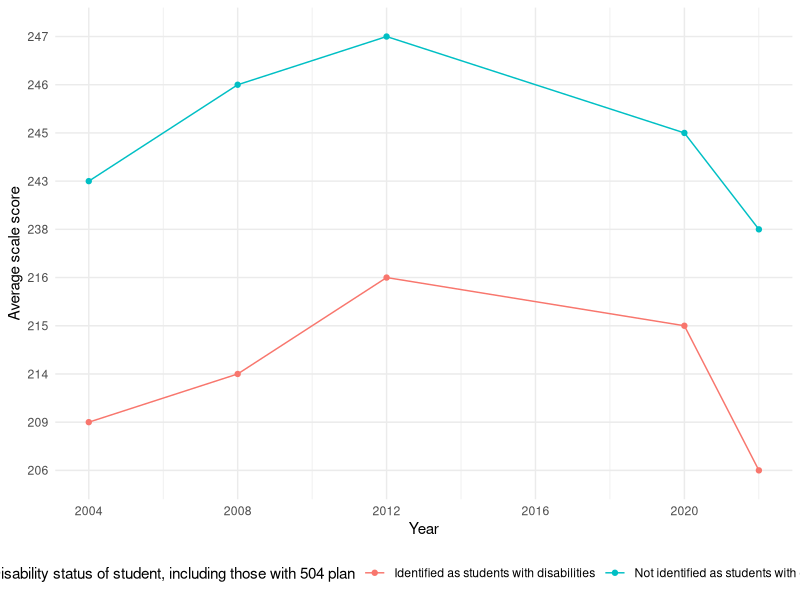
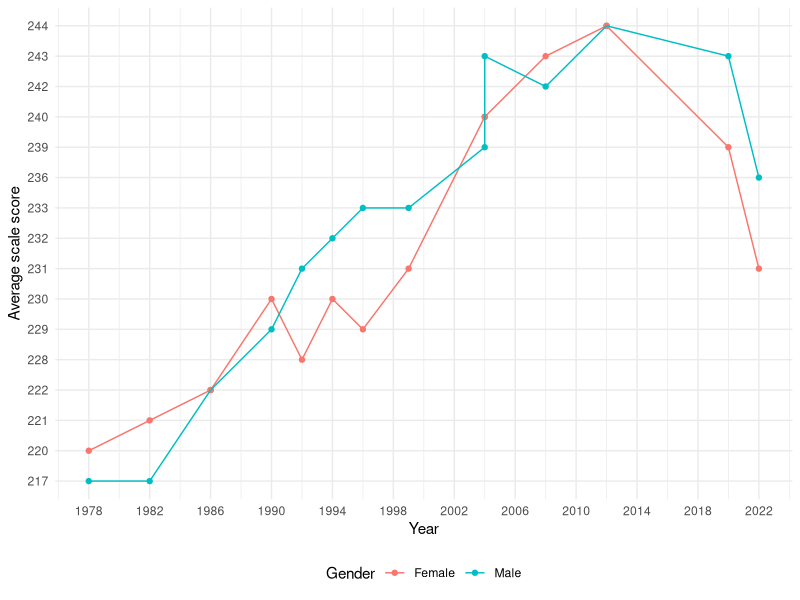
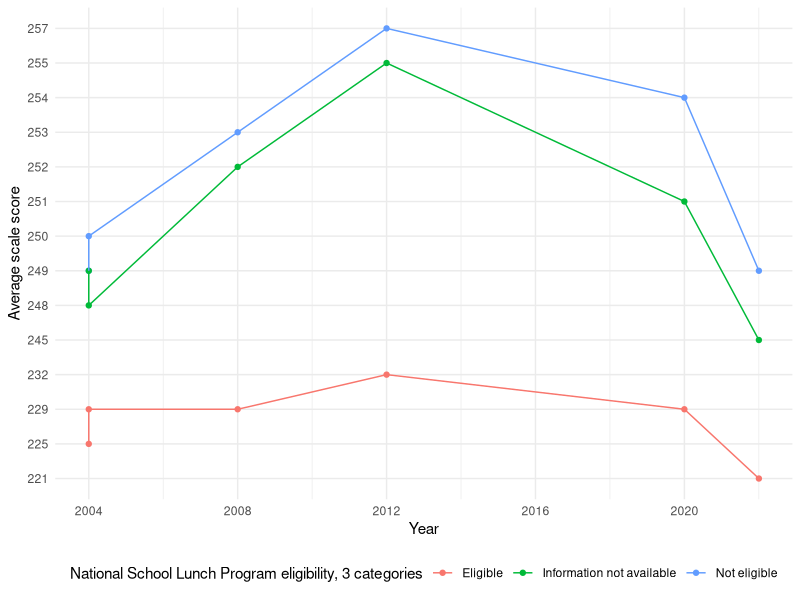
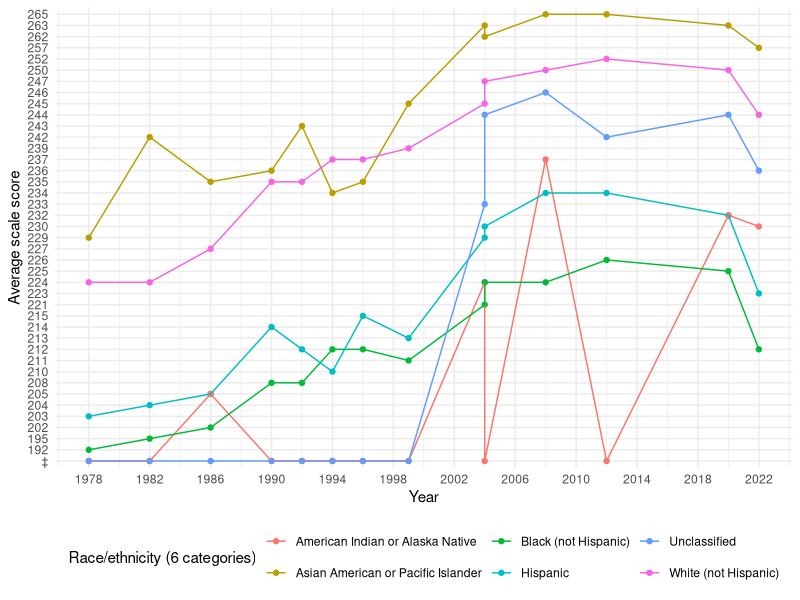
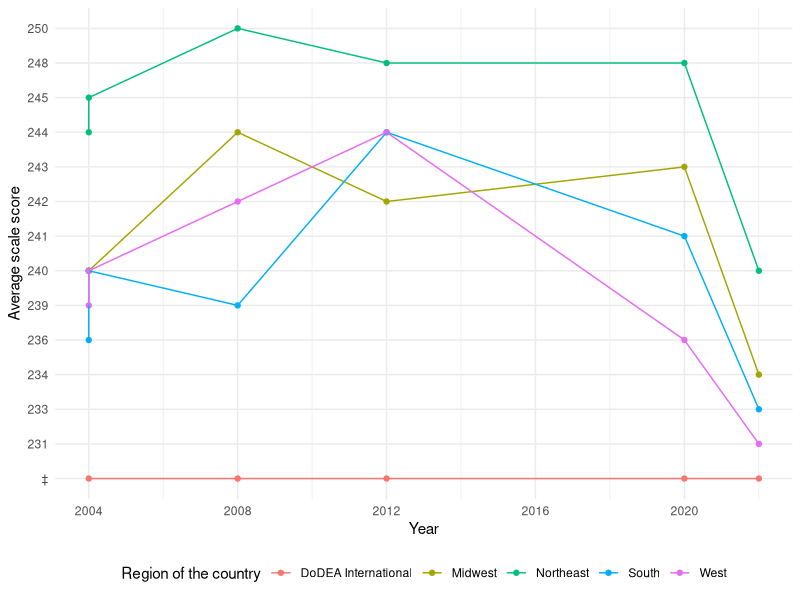
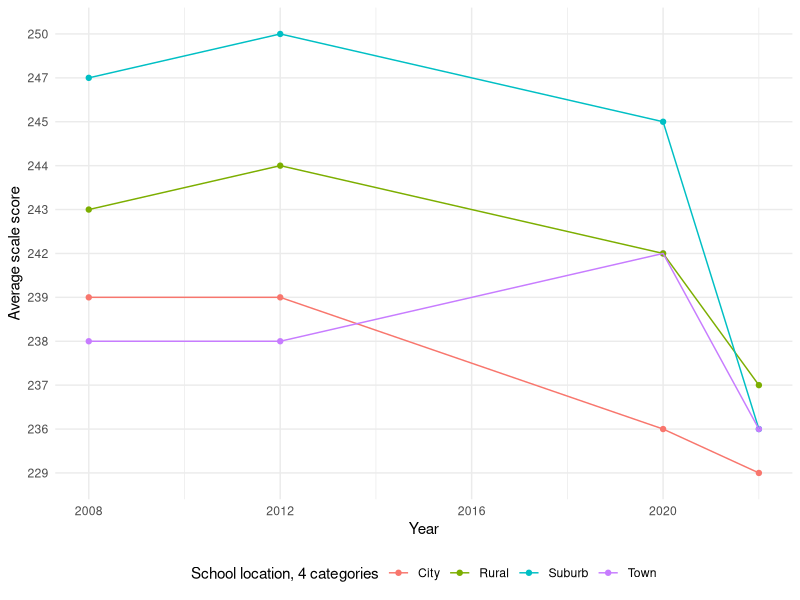
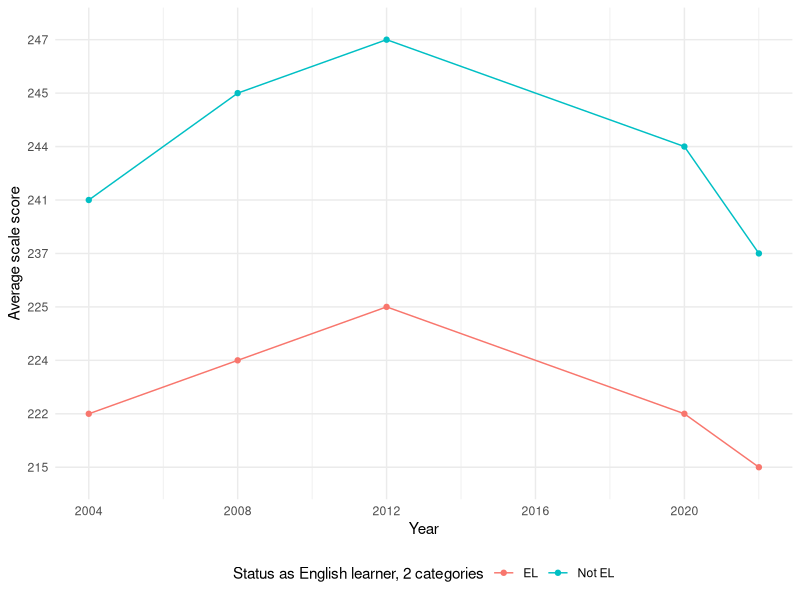

Reproduce these figures in R, in order. (Note: this script raises an error after producing the figures.)
## ---- chunk 1
#| echo: false

library(tidyverse)
library(lubridate)
## ---- chunk 2
disability <- read_csv("data/mathematics/Mathematics, Age 9, Disability sta.csv", show_col_types = FALSE)
colnames(disability) <- disability[8, 1:4]
disability <- disability[9:18, 1:4] |>
  mutate(Year = ymd(Year, truncated = 2L))

ggplot(disability, aes(x = Year, y = `Average scale score`, colour = `Disability status of student, including those with 504 plan`)) +
  geom_point() +
  geom_line(aes(group = `Disability status of student, including those with 504 plan`)) +
  scale_x_date(breaks = as.Date(paste0(seq(2004, 2024, 4), "-01-01")), date_labels = "%Y") +
  theme_minimal() + 
  theme(legend.position = "bottom")
## ---- chunk 3
gender <- read_csv("data/mathematics/Mathematics, Age 9, Gender.csv", show_col_types = FALSE)
colnames(gender) <- gender[8, 1:4]
gender <- gender[9:36, 1:4] |>
  mutate(Year = ymd(Year, truncated = 2L))

ggplot(gender, aes(x = Year, y = `Average scale score`, colour = Gender)) +
  geom_point() +
  geom_line(aes(group = Gender)) +
  scale_x_date(breaks = as.Date(paste0(seq(1978, 2024, 4), "-01-01")), date_labels = "%Y") +
  theme_minimal() + 
  theme(legend.position = "bottom")
## ---- chunk 4
national_school <- read_csv("data/mathematics/Mathematics, Age 9, National School.csv", show_col_types = FALSE)
colnames(national_school) <- national_school[8, 1:4]
national_school <- national_school[9:26, 1:4] |>
  mutate(Year = ymd(Year, truncated = 2L))

ggplot(national_school, aes(x = Year, y = `Average scale score`, colour = `National School Lunch Program eligibility, 3 categories`)) +
  geom_point() +
  geom_line(aes(group = `National School Lunch Program eligibility, 3 categories`)) +
  scale_x_date(breaks = as.Date(paste0(seq(2004, 2024, 4), "-01-01")), date_labels = "%Y") +
  theme_minimal() + 
  theme(legend.position = "bottom")
## ---- chunk 5
race <- read_csv("data/mathematics/Mathematics, Age 9, Race ethnicity.csv", show_col_types = FALSE)
colnames(race) <- race[8, 1:4]
race <- race[9:92, 1:4] |>
  mutate(Year = ymd(Year, truncated = 2L))

ggplot(race, aes(x = Year, y = `Average scale score`, colour = `Race/ethnicity (6 categories)`)) +
  geom_point() +
  geom_line(aes(group = `Race/ethnicity (6 categories)`)) +
  scale_x_date(breaks = as.Date(paste0(seq(1978, 2024, 4), "-01-01")), date_labels = "%Y") +
  theme_minimal() + 
  theme(legend.position = "bottom")
## ---- chunk 6
region <- read_csv("data/mathematics/Mathematics, Age 9, Region of the.csv", show_col_types = FALSE)
colnames(region) <- region[8, 1:4]
region <- region[9:37, 1:4] |>
  mutate(Year = ymd(Year, truncated = 2L))

ggplot(region, aes(x = Year, y = `Average scale score`, colour = `Region of the country`)) +
  geom_point() +
  geom_line(aes(group = `Region of the country`)) +
  scale_x_date(breaks = as.Date(paste0(seq(2004, 2024, 4), "-01-01")), date_labels = "%Y") +
  theme_minimal() + 
  theme(legend.position = "bottom")
## ---- chunk 7
location <- read_csv("data/mathematics/Mathematics, Age 9, School location.csv", show_col_types = FALSE)
colnames(location) <- location[8, 1:4]
location <- location[9:24, 1:4] |>
  mutate(Year = ymd(Year, truncated = 2L))

ggplot(location, aes(x = Year, y = `Average scale score`, colour = `School location, 4 categories`)) +
  geom_point() +
  geom_line(aes(group = `School location, 4 categories`)) +
  scale_x_date(breaks = as.Date(paste0(seq(2008, 2024, 4), "-01-01")), date_labels = "%Y") +
  theme_minimal() + 
  theme(legend.position = "bottom")
## ---- chunk 8
eng_status <- read_csv("data/mathematics/Mathematics, Age 9, Status as Engl.csv", show_col_types = FALSE)
colnames(eng_status) <- eng_status[8, 1:4]
eng_status <- eng_status[9:18, 1:4] |>
  mutate(Year = ymd(Year, truncated = 2L))

ggplot(eng_status, aes(x = Year, y = `Average scale score`, colour = `Status as English learner, 2 categories`)) +
  geom_point() +
  geom_line(aes(group = `Status as English learner, 2 categories`)) +
  scale_x_date(breaks = as.Date(paste0(seq(2004, 2024, 4), "-01-01")), date_labels = "%Y") +
  theme_minimal() + 
  theme(legend.position = "bottom")
## ---- chunk 9
disability_r <- read_csv("data/reading/NAEP_Disability.csv")
disability_r <- disability_r[8:40, ]
colnames(disability_r) <- as.character(disability_r[1, ])
disability_r <- disability_r[-1, ]
## ---- chunk 10
disability_r$Year <- as.Date(paste0(disability_r$Year, "-01-01"))

ggplot(disability_r, aes(x = Year, y = `Average scale score`, color = `Disability status of student, excluding those with 504 plan`)) +
  geom_point() +
  geom_line(aes(group = `Disability status of student, excluding those with 504 plan`)) +
  scale_x_date(breaks = as.Date(paste0(seq(2004, 2024, 4), "-01-01")), 
               date_labels = "%Y") +
  theme_minimal() + 
  theme(legend.position = "bottom")
## ---- chunk 11
gender_r <- read_csv("data/reading/NAEP_Gender.csv")
gender_r <- gender_r[8:40, ]
colnames(gender_r) <- as.character(gender_r[1, ])
gender_r <- gender_r[-1, ]
## ---- chunk 12
gender_r$Year <- as.Date(paste0(gender_r$Year, "-01-01"))

ggplot(gender_r, aes(x = Year, y = `Average scale score`, color = `Gender`)) +
  geom_point() +
  geom_line(aes(group = `Gender`)) +
  scale_x_date(breaks = as.Date(paste0(seq(1978, 2024, 4), "-01-01")), 
               date_labels = "%Y") +
  theme_minimal() + 
  theme(legend.position = "bottom")
## ---- chunk 13
lunch_program_r <- read_csv("data/reading/NAEP_LunchProgram.csv")
lunch_program_r <- lunch_program_r[8:56, ]
colnames(lunch_program_r) <- as.character(lunch_program_r[1, ])
lunch_program_r <- lunch_program_r[-1, ]
## ---- chunk 14
lunch_program_r$Year <- as.Date(paste0(lunch_program_r$Year, "-01-01"))

ggplot(lunch_program_r, aes(x = Year, y = `Average scale score`, color = `National School Lunch Program eligibility, 3 categories`)) +
  geom_point() +
  geom_line(aes(group = `National School Lunch Program eligibility, 3 categories`)) +
  scale_x_date(breaks = as.Date(paste0(seq(2004, 2024, 4), "-01-01")), 
               date_labels = "%Y") +
  theme_minimal() + 
  theme(legend.position = "bottom")
## ---- chunk 15
race_r <- read_csv("data/reading/NAEP_Race.csv")
race_r <- race_r[8:104, ]
colnames(race_r) <- as.character(race_r[1, ])
race_r <- race_r[-1, ]
## ---- chunk 16
race_r$Year <- as.Date(paste0(race_r$Year, "-01-01"))

ggplot(race_r, aes(x = Year, y = `Average scale score`, color = `Race/ethnicity (6 categories)`)) +
  geom_point() +
  geom_line(aes(group = `Race/ethnicity (6 categories)`)) +
  scale_x_date(breaks = as.Date(paste0(seq(1978, 2024, 4), "-01-01")), 
               date_labels = "%Y") +
  theme_minimal() + 
  theme(legend.position = "bottom")
## ---- chunk 17
region_r <- read_csv("data/reading/NAEP_Region.csv")
region_r <- region_r[8:88, ]
colnames(region_r) <- as.character(region_r[1, ])
region_r <- region_r[-1, ]
## ---- chunk 18
region_r$Year <- as.Date(paste0(region_r$Year, "-01-01"))

ggplot(region_r, aes(x = Year, y = `Average scale score`, color = `Region of the country`)) +
  geom_point() +
  geom_line(aes(group = `Region of the country`)) +
  scale_x_date(breaks = as.Date(paste0(seq(2004, 2024, 4), "-01-01")), 
               date_labels = "%Y") +
  theme_minimal() + 
  theme(legend.position = "bottom")
## ---- chunk 19
location_r <- read_csv("data/reading/NAEP_Location.csv")
location_r <- location_r[8:72, ]
colnames(location_r) <- as.character(location_r[1, ])
location_r <- location_r[-1, ]
## ---- chunk 20
location_r$Year <- as.Date(paste0(location_r$Year, "-01-01"))

ggplot(location_r, aes(x = Year, y = `Average scale score`, color = `School location, 4 categories`)) +
  geom_point() +
  geom_line(aes(group = `School location, 4 categories`)) +
  scale_x_date(breaks = as.Date(paste0(seq(2008, 2024, 4), "-01-01")), 
               date_labels = "%Y") +
  theme_minimal() + 
  theme(legend.position = "bottom")
## ---- chunk 21
english_status_r <- read_csv("data/reading/NAEP_EnglishStatus.csv")
english_status_r <- english_status_r[8:40, ]
colnames(english_status_r) <- as.character(english_status_r[1, ])
english_status_r <- english_status_r[-1, ]
## ---- chunk 22
english_status_r$Year <- as.Date(paste0(english_status_r$Year, "-01-01"))

ggplot(english_status_r, aes(x = Year, y = `Average scale score`, color = `Status as English learner, 2 categories`)) +
  geom_point() +
  geom_line(aes(group = `Status as English learner, 2 categories`)) +
  scale_x_date(breaks = as.Date(paste0(seq(2004, 2024, 4), "-01-01")), 
               date_labels = "%Y") +
  theme_minimal() + 
  theme(legend.position = "bottom")
